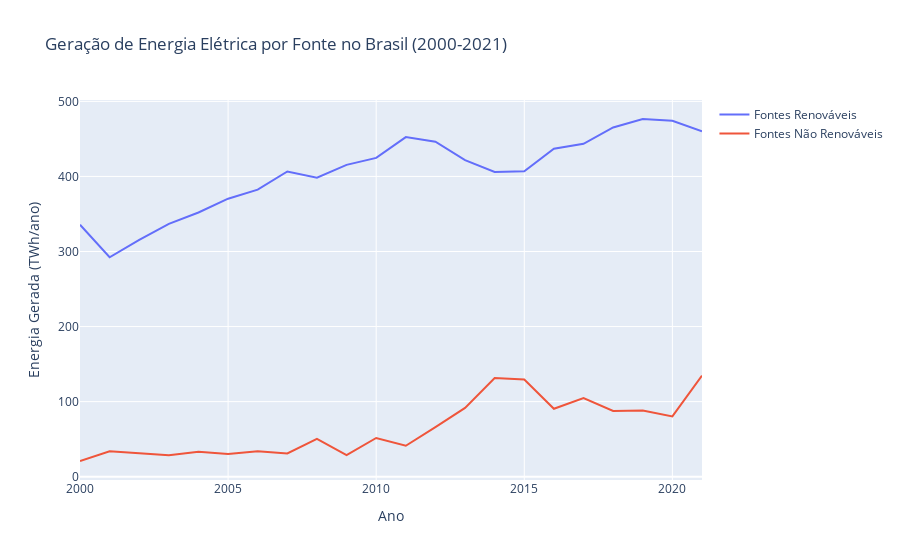

Notebook source saved alongside this figure:
### Code cell
fig = go.Figure()
fig.add_trace(go.Scatter(x=pd.to_datetime(df_val_geracao_by_macro_resource_per_year.index.astype(str)).year,
                         y=df_val_geracao_by_macro_resource_per_year.val_geracao_renovavel,
                         mode='lines', name='Fontes Renováveis'))
fig.add_trace(go.Scatter(x=pd.to_datetime(df_val_geracao_by_macro_resource_per_year.index.astype(str)).year,
                         y=df_val_geracao_by_macro_resource_per_year.val_geracao_nao_renovavel,
                         mode='lines', name='Fontes Não Renováveis'))

fig.update_layout(title='Geração de Energia Elétrica por Fonte no Brasil (2000-2021)',
                   xaxis_title='Ano',
                   yaxis_title='Energia Gerada (TWh/ano)')

fig.show()

### Figure 1 — Plotly figure (JSON) as saved in the notebook; plotly's stock layout.template omitted (floating-point values rounded to 4 significant figures)
{"data": [{"mode": "lines", "name": "Fontes Renováveis", "type": "scatter", "x": [2000, 2001, 2002, 2003, 2004, 2005, 2006, 2007, 2008, 2009, 2010, 2011, 2012, 2013, 2014, 2015, 2016, 2017, 2018, 2019, 2020, 2021], "y": [335.7, 292.3, 315.5, 336.8, 351.9, 370.4, 382.4, 406.7, 398.3, 415.5, 424.7, 452.4, 446.2, 421.7, 406.1, 407.0, 436.9, 443.4, 465.3, 476.5, 474.1, 460.3]}, {"mode": "lines", "name": "Fontes Não Renováveis", "type": "scatter", "x": [2000, 2001, 2002, 2003, 2004, 2005, 2006, 2007, 2008, 2009, 2010, 2011, 2012, 2013, 2014, 2015, 2016, 2017, 2018, 2019, 2020, 2021], "y": [20.85, 33.81, 31.09, 28.59, 33.11, 30.26, 33.77, 30.91, 50.23, 28.75, 51.54, 41.15, 66.04, 91.61, 131.5, 129.4, 90.5, 104.7, 87.42, 88.26, 80.21, 134.6]}], "layout": {"title": {"text": "Geração de Energia Elétrica por Fonte no Brasil (2000-2021)"}, "xaxis": {"title": {"text": "Ano"}}, "yaxis": {"title": {"text": "Energia Gerada (TWh/ano)"}}}}
